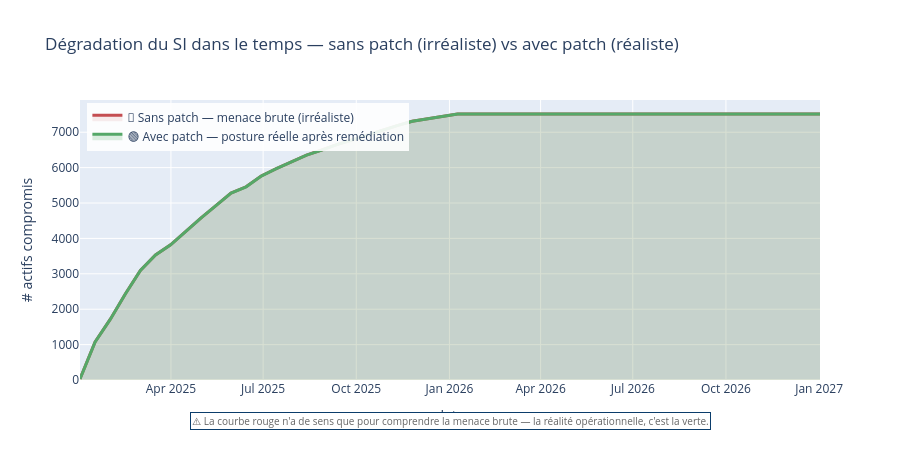

Source (notebook cell):
### Markdown cell above
### 10c · Trajectoire pédagogique — pourquoi le « sans patch » n'a pas de sens

Le graphique ci-dessous superpose les deux modèles, **avec une annotation explicite** :

- 🔴 **Sans patch** : courbe qui monte indéfiniment → représente la **menace brute** qu'on accumulerait si on ne faisait rien.
- 🟢 **Avec patch (réaliste)** : courbe qui monte **puis redescend** → représente la **vraie posture** après remédiation.

L'écart entre les deux courbes mesure la **valeur opérationnelle du SOC** : c'est tout ce que l'équipe sécurité empêche de devenir un incident long.

### Code cell
# Trajectoire pédagogique avec annotations
timeline3 = pd.date_range(ev_hostile["timestamp"].min(),
                           ev_hostile["timestamp"].max() + pd.Timedelta(days=365),
                           periods=50)
rows3 = []
for t in timeline3:
    c1, _, _      = cascade_up_to(t, depth=3, threshold=0.1)
    c2, _, _, np_ = cascade_up_to_with_patches(t, depth=3, threshold=0.1)
    rows3.append({"date": t,
                   "sans_patch": 0 if c1 is None else len(c1),
                   "avec_patch": 0 if c2 is None else len(c2)})
traj3 = pd.DataFrame(rows3)

fig = go.Figure()
# Sans patch (théorique)
fig.add_trace(go.Scatter(x=traj3["date"], y=traj3["sans_patch"],
                           name="🔴 Sans patch — menace brute (irréaliste)",
                           line=dict(color="#C44E52", width=3),
                           fill="tozeroy", fillcolor="rgba(196,78,82,0.10)"))
# Avec patch (réaliste)
fig.add_trace(go.Scatter(x=traj3["date"], y=traj3["avec_patch"],
                           name="🟢 Avec patch — posture réelle après remédiation",
                           line=dict(color="#55A868", width=3),
                           fill="tozeroy", fillcolor="rgba(85,168,104,0.20)"))

# Annotation : zone d'écart = valeur SOC
peak_idx = traj3["sans_patch"].idxmax()
fig.add_annotation(x=traj3.loc[peak_idx, "date"],
                    y=(traj3.loc[peak_idx, "sans_patch"] +
                       traj3.loc[peak_idx, "avec_patch"]) / 2,
                    text="↕ Écart = valeur du SOC<br>(incidents évités par patching)",
                    showarrow=True, arrowhead=2, ax=80, ay=-30,
                    bgcolor="white", bordercolor="#0b3d6b", borderwidth=1,
                    font=dict(size=11, color="#0b3d6b"))

fig.update_layout(
    title="Dégradation du SI dans le temps — sans patch (irréaliste) vs avec patch (réaliste)",
    xaxis=dict(title="date"),
    yaxis=dict(title="# actifs compromis"),
    height=460, legend=dict(x=0.01, y=0.99, bgcolor="rgba(255,255,255,0.9)"),
    annotations=[dict(text="⚠️ La courbe rouge n'a de sens que pour comprendre "
                            "la menace brute — la réalité opérationnelle, c'est la verte.",
                       x=0.5, y=-0.18, xref="paper", yref="paper",
                       showarrow=False, font=dict(size=10, color="#666"))],
    margin=dict(b=80))
fig.show()

### Figure 1 — Plotly figure (JSON) as saved in the notebook; plotly's stock layout.template omitted (floating-point values rounded to 4 significant figures)
{"data": [{"fill": "tozeroy", "fillcolor": "rgba(196,78,82,0.10)", "line": {"color": "#C44E52", "width": 3}, "name": "🔴 Sans patch — menace brute (irréaliste)", "type": "scatter", "x": ["2025-01-01T04:37:00+00:00", "2025-01-16T02:30:35.510204+00:00", "2025-01-31T00:24:11.020408+00:00", "2025-02-14T22:17:46.530612+00:00", "2025-03-01T20:11:22.040816+00:00", "2025-03-16T18:04:57.551020+00:00", "2025-03-31T15:58:33.061224+00:00", "2025-04-15T13:52:08.571428+00:00", "2025-04-30T11:45:44.081632+00:00", "2025-05-15T09:39:19.591836+00:00", "2025-05-30T07:32:55.102040+00:00", "2025-06-14T05:26:30.612244+00:00", "2025-06-29T03:20:06.122448+00:00", "2025-07-14T01:13:41.632653+00:00", "2025-07-28T23:07:17.142857+00:00", "2025-08-12T21:00:52.653061+00:00", "2025-08-27T18:54:28.163265+00:00", "2025-09-11T16:48:03.673469+00:00", "2025-09-26T14:41:39.183673+00:00", "2025-10-11T12:35:14.693877+00:00", "2025-10-26T10:28:50.204081+00:00", "2025-11-10T08:22:25.714285+00:00", "2025-11-25T06:16:01.224489+00:00", "2025-12-10T04:09:36.734693+00:00", "2025-12-25T02:03:12.244897+00:00", "2026-01-08T23:56:47.755102+00:00", "2026-01-23T21:50:23.265306+00:00", "2026-02-07T19:43:58.775510+00:00", "2026-02-22T17:37:34.285714+00:00", "2026-03-09T15:31:09.795918+00:00", "2026-03-24T13:24:45.306122+00:00", "2026-04-08T11:18:20.816326+00:00", "2026-04-23T09:11:56.326530+00:00", "2026-05-08T07:05:31.836734+00:00", "2026-05-23T04:59:07.346938+00:00", "2026-06-07T02:52:42.857142+00:00", "2026-06-22T00:46:18.367346+00:00", "2026-07-06T22:39:53.877551+00:00", "2026-07-21T20:33:29.387755+00:00", "2026-08-05T18:27:04.897959+00:00", "2026-08-20T16:20:40.408163+00:00", "2026-09-04T14:14:15.918367+00:00", "2026-09-19T12:07:51.428571+00:00", "2026-10-04T10:01:26.938775+00:00", "2026-10-19T07:55:02.448979+00:00", "2026-11-03T05:48:37.959183+00:00", "2026-11-18T03:42:13.469387+00:00", "2026-12-03T01:35:48.979591+00:00", "2026-12-17T23:29:24.489795+00:00", "2027-01-01T21:23:00+00:00"], "y": [33, 1073, 1711, 2432, 3094, 3533, 3818, 4204, 4575, 4926, 5279, 5459, 5763, 5970, 6161, 6354, 6497, 6652, 6781, 6922, 7060, 7186, 7309, 7381, 7460, 7515, 7515, 7515, 7515, 7515, 7515, 7515, 7515, 7515, 7515, 7515, 7515, 7515, 7515, 7515, 7515, 7515, 7515, 7515, 7515, 7515, 7515, 7515, 7515, 7515]}, {"fill": "tozeroy", "fillcolor": "rgba(85,168,104,0.20)", "line": {"color": "#55A868", "width": 3}, "name": "🟢 Avec patch — posture réelle après remédiation", "type": "scatter", "x": ["2025-01-01T04:37:00+00:00", "2025-01-16T02:30:35.510204+00:00", "2025-01-31T00:24:11.020408+00:00", "2025-02-14T22:17:46.530612+00:00", "2025-03-01T20:11:22.040816+00:00", "2025-03-16T18:04:57.551020+00:00", "2025-03-31T15:58:33.061224+00:00", "2025-04-15T13:52:08.571428+00:00", "2025-04-30T11:45:44.081632+00:00", "2025-05-15T09:39:19.591836+00:00", "2025-05-30T07:32:55.102040+00:00", "2025-06-14T05:26:30.612244+00:00", "2025-06-29T03:20:06.122448+00:00", "2025-07-14T01:13:41.632653+00:00", "2025-07-28T23:07:17.142857+00:00", "2025-08-12T21:00:52.653061+00:00", "2025-08-27T18:54:28.163265+00:00", "2025-09-11T16:48:03.673469+00:00", "2025-09-26T14:41:39.183673+00:00", "2025-10-11T12:35:14.693877+00:00", "2025-10-26T10:28:50.204081+00:00", "2025-11-10T08:22:25.714285+00:00", "2025-11-25T06:16:01.224489+00:00", "2025-12-10T04:09:36.734693+00:00", "2025-12-25T02:03:12.244897+00:00", "2026-01-08T23:56:47.755102+00:00", "2026-01-23T21:50:23.265306+00:00", "2026-02-07T19:43:58.775510+00:00", "2026-02-22T17:37:34.285714+00:00", "2026-03-09T15:31:09.795918+00:00", "2026-03-24T13:24:45.306122+00:00", "2026-04-08T11:18:20.816326+00:00", "2026-04-23T09:11:56.326530+00:00", "2026-05-08T07:05:31.836734+00:00", "2026-05-23T04:59:07.346938+00:00", "2026-06-07T02:52:42.857142+00:00", "2026-06-22T00:46:18.367346+00:00", "2026-07-06T22:39:53.877551+00:00", "2026-07-21T20:33:29.387755+00:00", "2026-08-05T18:27:04.897959+00:00", "2026-08-20T16:20:40.408163+00:00", "2026-09-04T14:14:15.918367+00:00", "2026-09-19T12:07:51.428571+00:00", "2026-10-04T10:01:26.938775+00:00", "2026-10-19T07:55:02.448979+00:00", "2026-11-03T05:48:37.959183+00:00", "2026-11-18T03:42:13.469387+00:00", "2026-12-03T01:35:48.979591+00:00", "2026-12-17T23:29:24.489795+00:00", "2027-01-01T21:23:00+00:00"], "y": [33, 1073, 1711, 2432, 3094, 3533, 3818, 4204, 4575, 4926, 5279, 5458, 5762, 5969, 6160, 6353, 6496, 6652, 6781, 6922, 7060, 7186, 7309, 7381, 7460, 7515, 7515, 7515, 7515, 7515, 7515, 7515, 7515, 7515, 7515, 7515, 7515, 7515, 7515, 7515, 7515, 7515, 7515, 7515, 7515, 7515, 7515, 7515, 7515, 7515]}], "layout": {"annotations": [{"arrowhead": 2, "ax": 80, "ay": -30, "bgcolor": "white", "bordercolor": "#0b3d6b", "borderwidth": 1, "font": {"color": "#666", "size": 10}, "showarrow": false, "text": "⚠️ La courbe rouge n'a de sens que pour comprendre la menace brute — la réalité opérationnelle, c'est la verte.", "x": 0.5, "xref": "paper", "y": -0.18, "yref": "paper"}], "height": 460, "legend": {"bgcolor": "rgba(255,255,255,0.9)", "x": 0.01, "y": 0.99}, "margin": {"b": 80}, "title": {"text": "Dégradation du SI dans le temps — sans patch (irréaliste) vs avec patch (réaliste)"}, "xaxis": {"title": {"text": "date"}}, "yaxis": {"title": {"text": "# actifs compromis"}}}}
